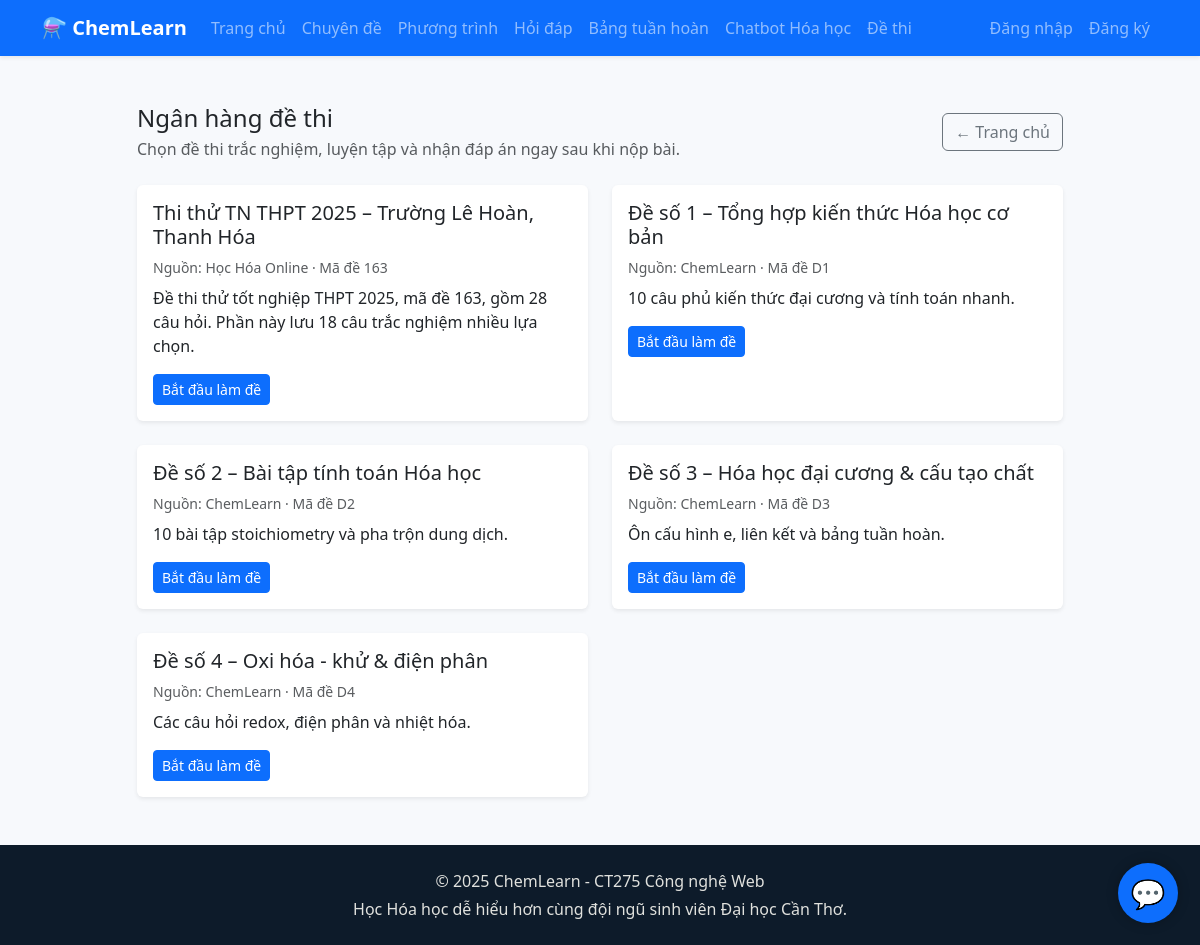
Page /de_thi.php on the committed database.
### tables this page shows
CREATE TABLE IF NOT EXISTS de_thi (
  id INT AUTO_INCREMENT PRIMARY KEY,
  ten_de VARCHAR(255) NOT NULL,
  nguon VARCHAR(255),
  mo_ta TEXT,
  ma_de VARCHAR(50),
  nam INT,
  ngay_tao DATETIME DEFAULT CURRENT_TIMESTAMP
);

### chemlean/controllers/BaseController.php (called while the page is built, shortened)
<?php
class BaseController
{
    protected function render(string $view, array $data = []): void
    {
        extract($data, EXTR_SKIP);
        $currentUser = $this->getCurrentUser();
        include BASE_PATH . '/views/layout/header.php';
        include BASE_PATH . '/views/' . $view . '.php';
        include BASE_PATH . '/views/layout/footer.php';
    }
    protected function getCurrentUser(): ?array
    {
        return $_SESSION['user'] ?? null;
    }
}

### de_thi.php (called while the page is built, shortened)
<?php
require __DIR__ . '/bootstrap.php';
$controller = new DeThiController();
$controller->index();

### bootstrap.php (called while the page is built, shortened)
<?php
require BASE_PATH . '/config/config.php';
if (!function_exists('app_url')) {
    function app_url(string $path = ''): string
    {
        $base = APP_BASE_URL;
        $base = $base === '/' ? '' : rtrim($base, '/');
        $path = ltrim($path, '/');
        if ($path === '') {
            return $base === '' ? '/' : $base;
        }
        return ($base === '' ? '' : $base) . '/' . $path;
    }
}
if (!function_exists('asset_url')) {
    function asset_url(string $path): string
    {
        $base = ASSET_BASE_URL;
        $base = $base === '/' ? '' : rtrim($base, '/');
        $path = ltrim($path, '/');
        return ($base === '' ? '' : $base) . '/' . $path;
    }
}

### chemlean/models/BaseModel.php (called while the page is built, shortened)
<?php
abstract class BaseModel
{
    protected ?PDO $db = null;
    protected bool $connected = false;
    public function __construct()
    {
        try {
            $this->db = Database::getInstance();
            $this->connected = true;
        } catch (PDOException $exception) {
            $this->db = null;
            $this->connected = false;
            if (session_status() === PHP_SESSION_ACTIVE && empty($_SESSION['flash_message'])) {
                $_SESSION['flash_message'] = 'Không thể kết nối cơ sở dữ liệu. Một số tính năng có thể bị hạn chế.';
            }
        }
    }
    protected function hasConnection(): bool
    {
        return $this->connected && $this->db instanceof PDO;
    }
    protected function requireConnection(): PDO
    {
        return $this->db;
    }
}

### chemlean/config/config.php (called while the page is built, shortened)
<?php
class Database
{
    private static ?PDO $instance = null;
    public static function getInstance(): PDO
    {
        if (self::$instance === null) {
            $dbHost = $_ENV['CHEMLEARN_DB_HOST'] ?? 'localhost';
            $dbName = $_ENV['CHEMLEARN_DB_NAME'] ?? 'chemlearn';
            $dbUser = $_ENV['CHEMLEARN_DB_USER'] ?? 'root';
            $dbPass = $_ENV['CHEMLEARN_DB_PASS'] ?? '';
            $charset = 'utf8mb4';
            $dsn = sprintf('mysql:host=%s;dbname=%s;charset=%s', $dbHost, $dbName, $charset);
            try {
                self::$instance = new PDO($dsn, $dbUser, $dbPass, [
                    PDO::ATTR_ERRMODE => PDO::ERRMODE_EXCEPTION,
                    PDO::ATTR_DEFAULT_FETCH_MODE => PDO::FETCH_ASSOC,
                    PDO::ATTR_EMULATE_PREPARES => false,
                ]);
            } catch (PDOException $exception) {
                throw new PDOException(
                    'Không thể kết nối cơ sở dữ liệu: ' . $exception->getMessage(),
                    (int) $exception->getCode(),
                    $exception
                );
            }
        }
        return self::$instance;
    }
}

### chemlean/models/DeThi.php (called while the page is built, shortened)
<?php
class DeThi extends BaseModel
{
    public function all(): array
    {
        $statement = $this->requireConnection()->query('SELECT * FROM de_thi ORDER BY nam DESC, ngay_tao DESC');
        return $statement->fetchAll();
    }
}

### chemlean/views/dethi/index.php (the view, shortened to what this page needs)
<div class="row justify-content-center">
    <div class="col-lg-10">
        <div class="d-flex justify-content-between align-items-center mb-4">
            <div>
                <h1 class="h4 mb-1">Ngân hàng đề thi</h1>
                <p class="text-muted mb-0">Chọn đề thi trắc nghiệm, luyện tập và nhận đáp án ngay sau khi nộp bài.</p>
            </div>
            <a href="<?= app_url(); ?>" class="btn btn-outline-secondary">← Trang chủ</a>
        </div>
        <div class="row g-4">
            <?php if (empty($exams)): ?>
                <p class="text-muted">Hiện chưa có đề thi nào. Thêm dữ liệu vào bảng <code>de_thi</code> để bắt đầu.</p>
            <?php else: ?>
                <?php foreach ($exams as $exam): ?>
                    <div class="col-md-6">
                        <div class="card border-0 shadow-sm h-100">
                            <div class="card-body">
                                <h2 class="h5 mb-2"><?= h($exam['ten_de']); ?></h2>
                                <p class="small text-muted mb-2">Nguồn: <?= h($exam['nguon'] ?? 'Chưa rõ'); ?> · Mã đề <?= h($exam['ma_de'] ?? ''); ?></p>
                                <?php if (!empty($exam['mo_ta'])): ?>
                                    <p class="mb-3"><?= h($exam['mo_ta']); ?></p>
                                <?php endif; ?>
                                <a href="<?= app_url('de_thi.php?id=' . (int)$exam['id']); ?>" class="btn btn-primary btn-sm">Bắt đầu làm đề</a>
                            </div>
                        </div>
                    </div>
                <?php endforeach; ?>
            <?php endif; ?>
        </div>
    </div>
</div>

### chemlean/controllers/DeThiController.php (shortened to what this page needs)
<?php
class DeThiController extends BaseController
{
    private DeThi $deThiModel;
    public function __construct()
    {
        $this->deThiModel = new DeThi();
    }
    public function index(): void
    {
        $examId = isset($_GET['id']) ? (int)$_GET['id'] : null;
        if ($examId === null) {
            $this->render('dethi/index', [
                'title' => 'Ngân hàng đề thi',
                'exams' => $this->deThiModel->all(),
            ]);
            return;
        }
    }
}

### chemlean/views/layout/header.php (shortened to what this page needs)
<!DOCTYPE html>
<html lang="vi">
<head>
    <link href="https://cdn.jsdelivr.net/npm/bootstrap@5.3.3/dist/css/bootstrap.min.css" rel="stylesheet">
    <link rel="stylesheet" href="<?= asset_url('css/style.css'); ?>">
    <link rel="stylesheet" href="<?= asset_url('css/periodic-table.css'); ?>">
</head>
<body>
<nav class="navbar navbar-expand-lg navbar-dark bg-primary shadow-sm">
    <div class="container">
        <a class="navbar-brand" href="<?= app_url(); ?>">
            <span>⚗️ ChemLearn</span>
        </a>
        <div class="collapse navbar-collapse" id="navbarNav">
            <ul class="navbar-nav me-auto mb-2 mb-lg-0">
                <li class="nav-item"><a class="nav-link" href="<?= app_url(); ?>">Trang chủ</a></li>
                <li class="nav-item"><a class="nav-link" href="<?= app_url('chuyende.php'); ?>">Chuyên đề</a></li>
                <li class="nav-item"><a class="nav-link" href="<?= app_url('phuongtrinh'); ?>">Phương trình</a></li>
                <li class="nav-item"><a class="nav-link" href="<?= app_url('hoi-dap'); ?>">Hỏi đáp</a></li>
                <li class="nav-item"><a class="nav-link" href="<?= app_url('periodic-table'); ?>">Bảng tuần hoàn</a></li>
                <li class="nav-item"><a class="nav-link" href="#" data-open-chat>Chatbot Hóa học</a></li>
                <li class="nav-item"><a class="nav-link" href="<?= app_url('de_thi.php'); ?>">Đề thi</a></li>
            </ul>
            <ul class="navbar-nav ms-auto">
                <?php if (!empty($currentUser)): ?>
                    <li class="nav-item dropdown">
                        <a class="nav-link dropdown-toggle" href="#" id="accountMenu" role="button" data-bs-toggle="dropdown" aria-expanded="false">
                            <?= h($currentUser['hoten'] ?? $currentUser['tendangnhap']); ?>
                            <span class="badge text-bg-warning ms-2">Rank <?= (int)($currentUser['diem_rank'] ?? 0); ?></span>
                        </a>
                        <ul class="dropdown-menu dropdown-menu-end" aria-labelledby="accountMenu">
                            <li><a class="dropdown-item" href="<?= app_url('tien_do.php'); ?>">Tiến độ học</a></li>
                            <li><hr class="dropdown-divider"></li>
                            <li><a class="dropdown-item" href="<?= app_url('dangxuat.php'); ?>">Đăng xuất</a></li>
                        </ul>
                    </li>
                <?php else: ?>
                    <li class="nav-item"><a class="nav-link" href="<?= app_url('dangnhap.php'); ?>">Đăng nhập</a></li>
                    <li class="nav-item"><a class="nav-link" href="<?= app_url('dangky.php'); ?>">Đăng ký</a></li>
                <?php endif; ?>
            </ul>
        </div>
    </div>
</nav>
<main class="container my-5">

### chemlean/views/layout/footer.php (shortened to what this page needs)
    </main>
    <footer class="py-4 mt-auto">
        <div class="container text-center">
            <p class="mb-1">&copy; <?= date('Y'); ?> ChemLearn - CT275 Công nghệ Web</p>
            <p class="mb-0">Học Hóa học dễ hiểu hơn cùng đội ngũ sinh viên Đại học Cần Thơ.</p>
        </div>
    </footer>
    <div id="chat-bubble-btn" title="Chatbot Hóa học">
        💬
    </div>
</body>
</html>

### chemlean/public/css/style.css (style rules this page uses)
body { font-family: 'Segoe UI', Tahoma, Geneva, Verdana, sans-serif; background-color: #f7f9fc; }
.navbar-brand span { font-weight: 700; }
footer { background-color: #0d1b2a; color: #e0e1dd; }

### chemlean/public/css/periodic-table.css (style rules this page uses)
:root { --kiem: #64b5f6; --kiem-tho: #ef9a9a; --chuyen: #b39ddb; --hau: #a5d6a7; --a-kim: #ffd54f; --phi-kim: #90caf9; --halogen: #f48fb1; --khi-hiem: #80deea; --lantan: #ffe082; --actin: #ffcc80; --unk: #cfd8dc; }

### chemlean/views/layout/footer.php (style rules this page uses)
#chat-bubble-btn { position: fixed; bottom: 22px; right: 22px; width: 60px; height: 60px; background: #0d6efd; border-radius: 50%; cursor: pointer; box-shadow: 0 0 12px rgba(0, 0, 0, 0.25); display: flex; justify-content: center; align-items: center; color: #fff; font-size: 28px; z-index: 999999; }

### rows in the picture
de_thi: ten_de "Thi thử TN THPT 2025 – Trường Lê Hoàn, Thanh Hóa", nguon "Học Hóa Online", ma_de "163", mo_ta "Đề thi thử tốt nghiệp THPT 2025, mã đề 163, gồm 28 câu hỏi. Phần này lưu 18 câu trắc nghiệm nhiều lựa chọn."
de_thi: ten_de "Đề số 1 – Tổng hợp kiến thức Hóa học cơ bản", nguon "ChemLearn", ma_de "D1", mo_ta "10 câu phủ kiến thức đại cương và tính toán nhanh."
de_thi: ten_de "Đề số 2 – Bài tập tính toán Hóa học", nguon "ChemLearn", ma_de "D2", mo_ta "10 bài tập stoichiometry và pha trộn dung dịch."
de_thi: ten_de "Đề số 3 – Hóa học đại cương & cấu tạo chất", nguon "ChemLearn", ma_de "D3", mo_ta "Ôn cấu hình e, liên kết và bảng tuần hoàn."
de_thi: ten_de "Đề số 4 – Oxi hóa - khử & điện phân", nguon "ChemLearn", ma_de "D4", mo_ta "Các câu hỏi redox, điện phân và nhiệt hóa."
